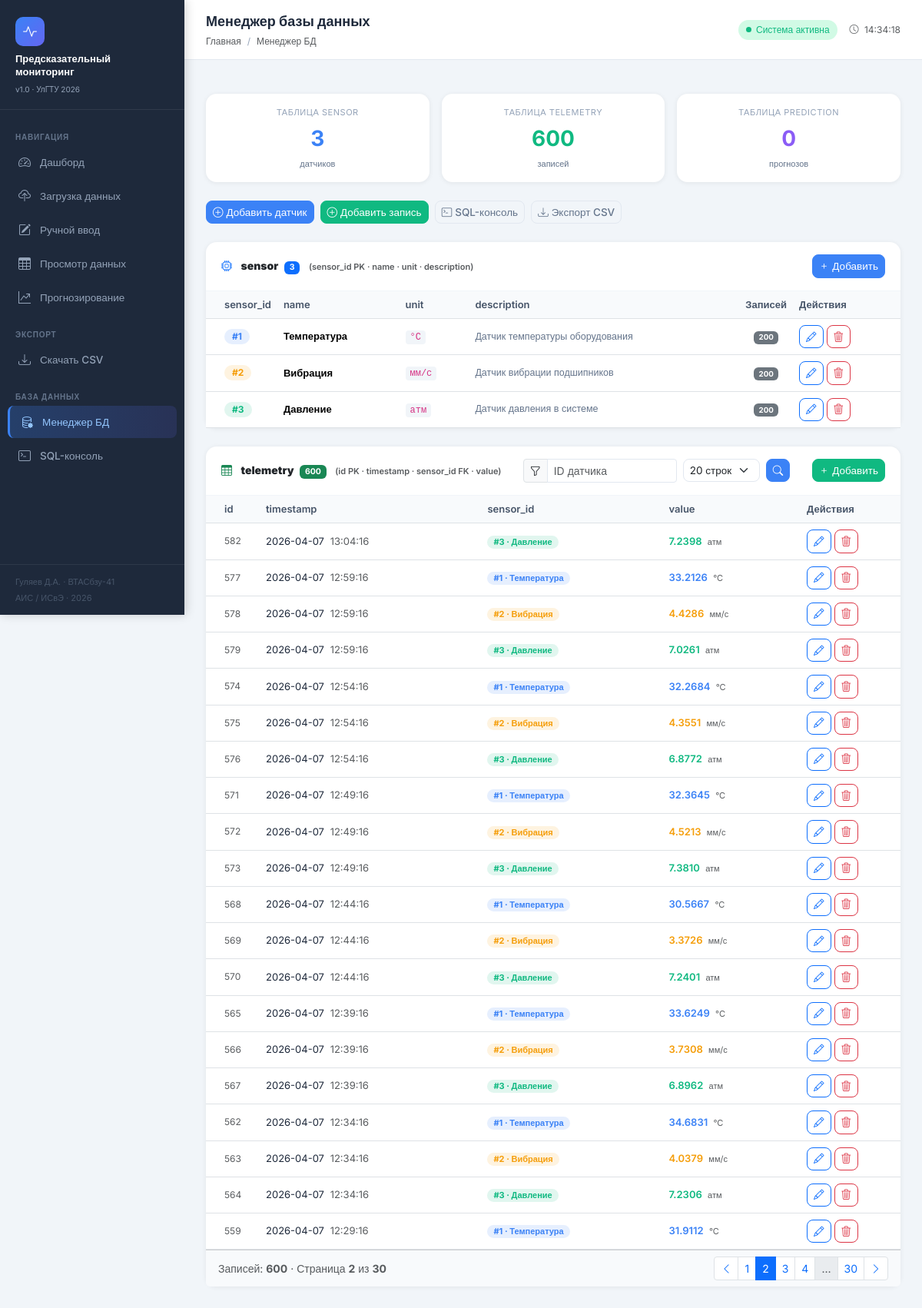
The app's page /db?page=2&per_page=20&search_sid= with its own data.
### app.py (models this page shows)
class Sensor(db.Model):
    __tablename__ = 'sensor'
    sensor_id = db.Column(db.Integer, primary_key=True)
    name      = db.Column(db.String(100), nullable=False)
    unit      = db.Column(db.String(50))
    description = db.Column(db.Text)
    telemetry = db.relationship('Telemetry',  backref='sensor', lazy=True, cascade='all, delete-orphan')
    predictions = db.relationship('Prediction', backref='sensor', lazy=True, cascade='all, delete-orphan')

class Telemetry(db.Model):
    __tablename__ = 'telemetry'
    id        = db.Column(db.Integer, primary_key=True, autoincrement=True)
    timestamp = db.Column(db.DateTime, nullable=False)
    sensor_id = db.Column(db.Integer, db.ForeignKey('sensor.sensor_id'), nullable=False)
    value     = db.Column(db.Float, nullable=False)

### app.py (the view)
@app.route('/db')
def db_manager():
    sensors = Sensor.query.order_by(Sensor.sensor_id).all()
    page     = request.args.get('page', 1, type=int)
    per_page = request.args.get('per_page', 20, type=int)
    search_sid = request.args.get('search_sid', '', type=str)
    query = Telemetry.query
    if search_sid.strip():
        try:
            query = query.filter_by(sensor_id=int(search_sid))
        except ValueError:
            pass
    pagination = (query
                  .order_by(Telemetry.timestamp.desc())
                  .paginate(page=page, per_page=per_page, error_out=False))
    db_stats = {
        'sensors_count':   Sensor.query.count(),
        'telemetry_count': Telemetry.query.count(),
        'prediction_count': Prediction.query.count(),
    }
    return render_template('db_manager.html',
                           sensors=sensors,
                           pagination=pagination,
                           db_stats=db_stats,
                           search_sid=search_sid,
                           per_page=per_page)

### templates/db_manager.html (shortened to what this page needs)
{% extends 'base.html' %}
{% block page_title %}Менеджер базы данных{% endblock %}
{% block breadcrumb %}
  <li class="breadcrumb-item active">Менеджер БД</li>
{% endblock %}
{% block content %}
<div class="row g-3 mb-4">
  <div class="col-6 col-md-4">
    <div class="card text-center py-3">
      <div style="font-size:11px; color:#94a3b8; text-transform:uppercase; letter-spacing:.05em;">
        Таблица sensor
      </div>
      <div style="font-size:28px; font-weight:700; color:#3b82f6; margin:4px 0;">
        {{ db_stats.sensors_count }}
      </div>
      <div style="font-size:11px; color:#64748b;">датчиков</div>
    </div>
  </div>
  <div class="col-6 col-md-4">
    <div class="card text-center py-3">
      <div style="font-size:11px; color:#94a3b8; text-transform:uppercase; letter-spacing:.05em;">
        Таблица telemetry
      </div>
      <div style="font-size:28px; font-weight:700; color:#10b981; margin:4px 0;">
        {{ db_stats.telemetry_count }}
      </div>
      <div style="font-size:11px; color:#64748b;">записей</div>
    </div>
  </div>
  <div class="col-6 col-md-4">
    <div class="card text-center py-3">
      <div style="font-size:11px; color:#94a3b8; text-transform:uppercase; letter-spacing:.05em;">
        Таблица prediction
      </div>
      <div style="font-size:28px; font-weight:700; color:#8b5cf6; margin:4px 0;">
        {{ db_stats.prediction_count }}
      </div>
      <div style="font-size:11px; color:#64748b;">прогнозов</div>
    </div>
  </div>
</div>
<div class="d-flex flex-wrap gap-2 mb-4">
  <a href="{{ url_for('sensor_add') }}" class="btn btn-primary btn-sm">
    <i class="bi bi-plus-circle me-1"></i>Добавить датчик
  </a>
  <a href="{{ url_for('telemetry_add') }}" class="btn btn-success btn-sm">
    <i class="bi bi-plus-circle me-1"></i>Добавить запись
  </a>
  <a href="{{ url_for('sql_console') }}" class="btn btn-outline-secondary btn-sm">
    <i class="bi bi-terminal me-1"></i>SQL-консоль
  </a>
  <a href="{{ url_for('export_data') }}" class="btn btn-outline-secondary btn-sm">
    <i class="bi bi-download me-1"></i>Экспорт CSV
  </a>
</div>
<div class="card mb-4">
  <div class="card-header d-flex align-items-center justify-content-between">
    <span>
      <i class="bi bi-cpu me-2 text-primary"></i>
      <strong>sensor</strong>
      <span class="badge text-bg-primary ms-1">{{ db_stats.sensors_count }}</span>
      <span class="text-muted ms-2" style="font-size:11px;">
        (sensor_id PK · name · unit · description)
      </span>
    </span>
    <a href="{{ url_for('sensor_add') }}" class="btn btn-primary btn-sm">
      <i class="bi bi-plus me-1"></i>Добавить
    </a>
  </div>
  <div class="card-body p-0">
    <div class="table-responsive">
      <table class="table table-hover mb-0">
        <thead>
          <tr>
            <th class="ps-4" style="width:80px;">sensor_id</th>
            <th>name</th>
            <th>unit</th>
            <th>description</th>
            <th style="width:60px;">Записей</th>
            <th style="width:140px;">Действия</th>
          </tr>
        </thead>
        <tbody>
          {% set colors = ['#3b82f6','#f59e0b','#10b981','#8b5cf6','#ef4444'] %}
          {% for s in sensors %}
          <tr>
            <td class="ps-4">
              <span class="badge rounded-pill"
                    style="background:{{ colors[(s.sensor_id-1) % colors|length] }}20;
                           color:{{ colors[(s.sensor_id-1) % colors|length] }};
                           font-size:12px; font-weight:700; padding:4px 10px;">
                #{{ s.sensor_id }}
              </span>
            </td>
            <td>
              <span class="fw-semibold">{{ s.name }}</span>
            </td>
            <td>
              {% if s.unit %}
                <code style="background:#f1f5f9; border-radius:4px;
                             padding:2px 6px; font-size:12px;">{{ s.unit }}</code>
              {% else %}
                <span class="text-muted">—</span>
              {% endif %}
            </td>
            <td style="font-size:12.5px; color:#64748b; max-width:220px;">
              {{ s.description or '—' }}
            </td>
            <td class="text-center">
              <span class="badge text-bg-secondary">
                {{ s.telemetry | length }}
              </span>
            </td>
            <td>
              <div class="d-flex gap-1">
                <a href="{{ url_for('sensor_edit', sid=s.sensor_id) }}"
                   class="btn btn-sm btn-outline-primary" title="Редактировать">
                  <i class="bi bi-pencil"></i>
                </a>
                <form method="POST"
                      action="{{ url_for('sensor_delete', sid=s.sensor_id) }}"
                      onsubmit="return confirmSensorDelete('{{ s.name }}', {{ s.telemetry|length }})">
                  <button type="submit" class="btn btn-sm btn-outline-danger" title="Удалить">
                    <i class="bi bi-trash3"></i>
                  </button>
                </form>
              </div>
            </td>
          </tr>
          {% else %}
          <tr>
            <td colspan="6" class="text-center py-4 text-muted">
              <i class="bi bi-inbox me-2"></i>Датчиков нет
            </td>
          </tr>
          {% endfor %}
        </tbody>
      </table>
    </div>
  </div>
</div>
<div class="card">
  <div class="card-header d-flex align-items-center justify-content-between flex-wrap gap-2">
    <span>
      <i class="bi bi-table me-2 text-success"></i>
      <strong>telemetry</strong>
      <span class="badge text-bg-success ms-1">{{ db_stats.telemetry_count }}</span>
      <span class="text-muted ms-2" style="font-size:11px;">
        (id PK · timestamp · sensor_id FK · value)
      </span>
    </span>
    <form method="GET" class="d-flex gap-2 align-items-center flex-wrap">
      <div class="input-group input-group-sm" style="width:200px;">
        <span class="input-group-text">
          <i class="bi bi-funnel"></i>
        </span>
        <input type="number" name="search_sid" class="form-control"
               placeholder="ID датчика" value="{{ search_sid }}"/>
      </div>
      <select name="per_page" class="form-select form-select-sm" style="width:100px;">
        {% for n in [10,20,50,100] %}
          <option value="{{ n }}" {% if per_page == n %}selected{% endif %}>
            {{ n }} строк
          </option>
        {% endfor %}
      </select>
      <button type="submit" class="btn btn-primary btn-sm">
        <i class="bi bi-search"></i>
      </button>
    </form>
    <a href="{{ url_for('telemetry_add') }}" class="btn btn-success btn-sm">
      <i class="bi bi-plus me-1"></i>Добавить
    </a>
  </div>
  <div class="card-body p-0">
    <div class="table-responsive">
      <table class="table table-hover mb-0">
        <thead>
          <tr>
            <th class="ps-4" style="width:70px;">id</th>
            <th>timestamp</th>
            <th>sensor_id</th>
            <th>value</th>
            <th style="width:130px;">Действия</th>
          </tr>
        </thead>
        <tbody>
          {% set colors = ['#3b82f6','#f59e0b','#10b981','#8b5cf6','#ef4444'] %}
          {% for r in pagination.items %}
          <tr>
            <td class="ps-4 text-muted" style="font-size:12px;">{{ r.id }}</td>
            <td style="font-size:13px; white-space:nowrap;">
              <span style="color:#1e293b;">{{ r.timestamp.strftime('%Y-%m-%d') }}</span>
              <span class="text-muted ms-1">{{ r.timestamp.strftime('%H:%M:%S') }}</span>
            </td>
            <td>
              <span class="badge rounded-pill"
                    style="background:{{ colors[(r.sensor_id-1) % colors|length] }}20;
                           color:{{ colors[(r.sensor_id-1) % colors|length] }};
                           font-size:11px; padding:3px 8px;">
                #{{ r.sensor_id }}
                {% for s in sensors %}
                  {% if s.sensor_id == r.sensor_id %}· {{ s.name }}{% endif %}
                {% endfor %}
              </span>
            </td>
            <td>
              <span class="fw-semibold"
                    style="color:{{ colors[(r.sensor_id-1) % colors|length] }};">
                {{ '%.4f' | format(r.value) }}
              </span>
              <span class="text-muted ms-1" style="font-size:11px;">
                {% for s in sensors %}
                  {% if s.sensor_id == r.sensor_id %}{{ s.unit }}{% endif %}
                {% endfor %}
              </span>
            </td>
            <td>
              <div class="d-flex gap-1">
                <a href="{{ url_for('telemetry_edit', rid=r.id) }}"
                   class="btn btn-sm btn-outline-primary" title="Редактировать">
                  <i class="bi bi-pencil"></i>
                </a>
                <form method="POST"
                      action="{{ url_for('telemetry_delete', rid=r.id) }}"
                      onsubmit="return confirm('Удалить запись #{{ r.id }}?')">
                  <button type="submit" class="btn btn-sm btn-outline-danger"
                          title="Удалить">
                    <i class="bi bi-trash3"></i>
                  </button>
                </form>
              </div>
            </td>
          </tr>
          {% else %}
          <tr>
            <td colspan="5" class="text-center py-4 text-muted">
              <i class="bi bi-inbox me-2"></i>Записей нет
            </td>
          </tr>
          {% endfor %}
        </tbody>
      </table>
    </div>
  </div>
  {% if pagination.pages > 1 %}
  <div class="card-footer d-flex align-items-center justify-content-between"
       style="background:#f8fafc;">
    <small class="text-muted">
      Записей: <strong>{{ pagination.total }}</strong> ·
      Страница <strong>{{ pagination.page }}</strong> из <strong>{{ pagination.pages }}</strong>
    </small>
    <nav>
      <ul class="pagination pagination-sm mb-0">
        <li class="page-item {% if not pagination.has_prev %}disabled{% endif %}">
          <a class="page-link"
             href="{{ url_for('db_manager', page=pagination.prev_num,
                              per_page=per_page, search_sid=search_sid) }}">
            <i class="bi bi-chevron-left"></i>
          </a>
        </li>
        {% for p in pagination.iter_pages(left_edge=1, right_edge=1,
                                           left_current=2, right_current=2) %}
          {% if p %}
            <li class="page-item {% if p == pagination.page %}active{% endif %}">
              <a class="page-link"
                 href="{{ url_for('db_manager', page=p,
                                  per_page=per_page, search_sid=search_sid) }}">
                {{ p }}
              </a>
            </li>
          {% else %}
            <li class="page-item disabled"><span class="page-link">…</span></li>
          {% endif %}
        {% endfor %}
        <li class="page-item {% if not pagination.has_next %}disabled{% endif %}">
          <a class="page-link"
             href="{{ url_for('db_manager', page=pagination.next_num,
                              per_page=per_page, search_sid=search_sid) }}">
            <i class="bi bi-chevron-right"></i>
          </a>
        </li>
      </ul>
    </nav>
  </div>
  {% endif %}
</div>
{% endblock %}

### templates/base.html (style rules this page uses)
:root { --primary: #1e293b; --accent: #3b82f6; --accent2: #6366f1; --success: #10b981; --warning: #f59e0b; --danger: #ef4444; --bg: #f1f5f9; --card-bg: #ffffff; --sidebar-w: 240px; }
* { box-sizing: border-box; }
body { font-family: 'Inter', sans-serif; background: var(--bg); color: #1e293b; margin: 0; min-height: 100vh; }
.card { border: none; border-radius: 14px; box-shadow: 0 1px 6px rgba(0,0,0,.07); background: var(--card-bg); }
.card-header { background: transparent; border-bottom: 1px solid #f1f5f9; padding: 16px 20px; font-weight: 600; font-size: 14px; }
.table { font-size: 13px; }
.table th { background: #f8fafc; font-weight: 600; color: #475569; }
.table td { vertical-align: middle; }
.form-control, .form-select { border-radius: 8px; border: 1.5px solid #e2e8f0; font-size: 13.5px; transition: border-color .2s, box-shadow .2s; }
.btn { border-radius: 8px; font-size: 13.5px; font-weight: 500; }
.btn-primary { background: var(--accent); border-color: var(--accent); }
.btn-success { background: var(--success); border-color: var(--success); }
.btn-outline-secondary { border-color: #e2e8f0; color: #64748b; }
.breadcrumb-item + .breadcrumb-item::before { color: #94a3b8; }

### records on screen
Sensor: sensor_id "1", name "Температура", unit "°C", description "Датчик температуры оборудования", telemetry|length "200"
Sensor: sensor_id "2", name "Вибрация", unit "мм/с", description "Датчик вибрации подшипников", telemetry|length "200"
Sensor: sensor_id "3", name "Давление", unit "атм", description "Датчик давления в системе", telemetry|length "200"
Telemetry: id "582", timestamp "2026-04-07", timestamp "13:04:16", sensor_id "3", value "7.2398"
Telemetry: id "577", timestamp "2026-04-07", timestamp "12:59:16", sensor_id "1", value "33.2126"
Telemetry: id "578", timestamp "2026-04-07", timestamp "12:59:16", sensor_id "2", value "4.4286"
Telemetry: id "579", timestamp "2026-04-07", timestamp "12:59:16", sensor_id "3", value "7.0261"
Telemetry: id "574", timestamp "2026-04-07", timestamp "12:54:16", sensor_id "1", value "32.2684"
Telemetry: id "575", timestamp "2026-04-07", timestamp "12:54:16", sensor_id "2", value "4.3551"
Telemetry: id "576", timestamp "2026-04-07", timestamp "12:54:16", sensor_id "3", value "6.8772"
Telemetry: id "571", timestamp "2026-04-07", timestamp "12:49:16", sensor_id "1", value "32.3645"
Telemetry: id "572", timestamp "2026-04-07", timestamp "12:49:16", sensor_id "2", value "4.5213"
Telemetry: id "573", timestamp "2026-04-07", timestamp "12:49:16", sensor_id "3", value "7.3810"
Telemetry: id "568", timestamp "2026-04-07", timestamp "12:44:16", sensor_id "1", value "30.5667"
Telemetry: id "569", timestamp "2026-04-07", timestamp "12:44:16", sensor_id "2", value "3.3726"
Telemetry: id "570", timestamp "2026-04-07", timestamp "12:44:16", sensor_id "3", value "7.2401"
Telemetry: id "565", timestamp "2026-04-07", timestamp "12:39:16", sensor_id "1", value "33.6249"
Telemetry: id "566", timestamp "2026-04-07", timestamp "12:39:16", sensor_id "2", value "3.7308"
Telemetry: id "567", timestamp "2026-04-07", timestamp "12:39:16", sensor_id "3", value "6.8962"
Telemetry: id "562", timestamp "2026-04-07", timestamp "12:34:16", sensor_id "1", value "34.6831"
Telemetry: id "563", timestamp "2026-04-07", timestamp "12:34:16", sensor_id "2", value "4.0379"
Telemetry: id "564", timestamp "2026-04-07", timestamp "12:34:16", sensor_id "3", value "7.2306"
Telemetry: id "559", timestamp "2026-04-07", timestamp "12:29:16", sensor_id "1", value "31.9112"

### other values on screen
{{ db_stats.sensors_count }} "3"
{{ db_stats.telemetry_count }} "600"
{{ db_stats.prediction_count }} "0"
{{ pagination.total }} "600"
{{ pagination.page }} "2"
{{ pagination.pages }} "30"
{{ p }} "1" "2" "3" "4" "30"
form field per_page "20 строк"
